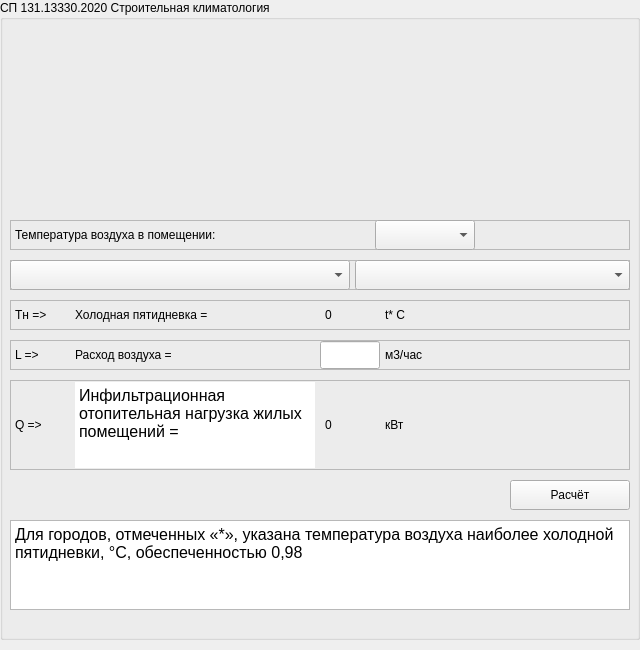
<?xml version="1.0" encoding="UTF-8"?>
<ui version="4.0">
 <class>MainWindow</class>
 <widget class="QMainWindow" name="MainWindow">
  <property name="geometry">
   <rect>
    <x>0</x>
    <y>0</y>
    <width>640</width>
    <height>650</height>
   </rect>
  </property>
  <property name="sizePolicy">
   <sizepolicy hsizetype="Preferred" vsizetype="Preferred">
    <horstretch>0</horstretch>
    <verstretch>0</verstretch>
   </sizepolicy>
  </property>
  <property name="minimumSize">
   <size>
    <width>640</width>
    <height>650</height>
   </size>
  </property>
  <property name="maximumSize">
   <size>
    <width>640</width>
    <height>650</height>
   </size>
  </property>
  <property name="windowTitle">
   <string>Инфильтрационная отопительная нагрузка</string>
  </property>
  <property name="windowIcon">
   <iconset>
    <normaloff>src/Icon.png</normaloff>src/Icon.png</iconset>
  </property>
  <widget class="QWidget" name="centralwidget">
   <widget class="QGroupBox" name="groupBox">
    <property name="geometry">
     <rect>
      <x>0</x>
      <y>0</y>
      <width>640</width>
      <height>640</height>
     </rect>
    </property>
    <property name="title">
     <string>СП 131.13330.2020 Строительная климатология</string>
    </property>
    <property name="flat">
     <bool>false</bool>
    </property>
    <widget class="QLabel" name="label">
     <property name="geometry">
      <rect>
       <x>10</x>
       <y>30</y>
       <width>620</width>
       <height>180</height>
      </rect>
     </property>
     <property name="text">
      <string/>
     </property>
     <property name="pixmap">
      <pixmap>src/1.png</pixmap>
     </property>
     <property name="scaledContents">
      <bool>true</bool>
     </property>
    </widget>
    <widget class="QFrame" name="frame">
     <property name="geometry">
      <rect>
       <x>10</x>
       <y>300</y>
       <width>620</width>
       <height>30</height>
      </rect>
     </property>
     <property name="frameShape">
      <enum>QFrame::StyledPanel</enum>
     </property>
     <property name="frameShadow">
      <enum>QFrame::Plain</enum>
     </property>
     <widget class="QLabel" name="label_3">
      <property name="geometry">
       <rect>
        <x>5</x>
        <y>0</y>
        <width>60</width>
        <height>30</height>
       </rect>
      </property>
      <property name="text">
       <string>Tн =&gt;</string>
      </property>
     </widget>
     <widget class="QLabel" name="label_4">
      <property name="geometry">
       <rect>
        <x>65</x>
        <y>0</y>
        <width>240</width>
        <height>30</height>
       </rect>
      </property>
      <property name="text">
       <string>Холодная пятидневка =</string>
      </property>
     </widget>
     <widget class="QLabel" name="label_5">
      <property name="geometry">
       <rect>
        <x>375</x>
        <y>0</y>
        <width>50</width>
        <height>30</height>
       </rect>
      </property>
      <property name="text">
       <string>t* C</string>
      </property>
     </widget>
     <widget class="QLabel" name="label_6">
      <property name="geometry">
       <rect>
        <x>315</x>
        <y>0</y>
        <width>50</width>
        <height>30</height>
       </rect>
      </property>
      <property name="text">
       <string>0</string>
      </property>
     </widget>
    </widget>
    <widget class="QFrame" name="frame_2">
     <property name="geometry">
      <rect>
       <x>10</x>
       <y>220</y>
       <width>620</width>
       <height>30</height>
      </rect>
     </property>
     <property name="frameShape">
      <enum>QFrame::StyledPanel</enum>
     </property>
     <property name="frameShadow">
      <enum>QFrame::Plain</enum>
     </property>
     <widget class="QComboBox" name="comboBox">
      <property name="geometry">
       <rect>
        <x>365</x>
        <y>0</y>
        <width>100</width>
        <height>30</height>
       </rect>
      </property>
      <property name="editable">
       <bool>false</bool>
      </property>
      <property name="maxVisibleItems">
       <number>10</number>
      </property>
     </widget>
     <widget class="QLabel" name="label_2">
      <property name="geometry">
       <rect>
        <x>5</x>
        <y>0</y>
        <width>360</width>
        <height>30</height>
       </rect>
      </property>
      <property name="sizePolicy">
       <sizepolicy hsizetype="Preferred" vsizetype="Preferred">
        <horstretch>0</horstretch>
        <verstretch>0</verstretch>
       </sizepolicy>
      </property>
      <property name="text">
       <string>Температура воздуха в помещении:</string>
      </property>
     </widget>
    </widget>
    <widget class="QFrame" name="frame_3">
     <property name="geometry">
      <rect>
       <x>10</x>
       <y>340</y>
       <width>620</width>
       <height>30</height>
      </rect>
     </property>
     <property name="frameShape">
      <enum>QFrame::StyledPanel</enum>
     </property>
     <property name="frameShadow">
      <enum>QFrame::Plain</enum>
     </property>
     <widget class="QLabel" name="label_11">
      <property name="geometry">
       <rect>
        <x>5</x>
        <y>0</y>
        <width>60</width>
        <height>30</height>
       </rect>
      </property>
      <property name="text">
       <string>L =&gt;</string>
      </property>
     </widget>
     <widget class="QLabel" name="label_12">
      <property name="geometry">
       <rect>
        <x>65</x>
        <y>0</y>
        <width>240</width>
        <height>30</height>
       </rect>
      </property>
      <property name="text">
       <string>Расход воздуха =</string>
      </property>
     </widget>
     <widget class="QLabel" name="label_13">
      <property name="geometry">
       <rect>
        <x>375</x>
        <y>0</y>
        <width>70</width>
        <height>30</height>
       </rect>
      </property>
      <property name="text">
       <string>м3/час</string>
      </property>
     </widget>
     <widget class="QLineEdit" name="lineEdit">
      <property name="geometry">
       <rect>
        <x>310</x>
        <y>1</y>
        <width>60</width>
        <height>28</height>
       </rect>
      </property>
      <property name="frame">
       <bool>true</bool>
      </property>
     </widget>
    </widget>
    <widget class="QFrame" name="frame_4">
     <property name="geometry">
      <rect>
       <x>10</x>
       <y>380</y>
       <width>620</width>
       <height>90</height>
      </rect>
     </property>
     <property name="frameShape">
      <enum>QFrame::StyledPanel</enum>
     </property>
     <property name="frameShadow">
      <enum>QFrame::Plain</enum>
     </property>
     <widget class="QLabel" name="label_15">
      <property name="geometry">
       <rect>
        <x>5</x>
        <y>30</y>
        <width>60</width>
        <height>30</height>
       </rect>
      </property>
      <property name="text">
       <string>Q =&gt;</string>
      </property>
     </widget>
     <widget class="QLabel" name="label_17">
      <property name="geometry">
       <rect>
        <x>375</x>
        <y>30</y>
        <width>50</width>
        <height>30</height>
       </rect>
      </property>
      <property name="text">
       <string>кВт</string>
      </property>
     </widget>
     <widget class="QLabel" name="label_18">
      <property name="geometry">
       <rect>
        <x>315</x>
        <y>30</y>
        <width>50</width>
        <height>30</height>
       </rect>
      </property>
      <property name="text">
       <string>0</string>
      </property>
     </widget>
     <widget class="QTextBrowser" name="textBrowser">
      <property name="geometry">
       <rect>
        <x>65</x>
        <y>2</y>
        <width>240</width>
        <height>86</height>
       </rect>
      </property>
      <property name="mouseTracking">
       <bool>false</bool>
      </property>
      <property name="focusPolicy">
       <enum>Qt::NoFocus</enum>
      </property>
      <property name="acceptDrops">
       <bool>false</bool>
      </property>
      <property name="autoFillBackground">
       <bool>false</bool>
      </property>
      <property name="frameShape">
       <enum>QFrame::NoFrame</enum>
      </property>
      <property name="frameShadow">
       <enum>QFrame::Plain</enum>
      </property>
      <property name="lineWidth">
       <number>0</number>
      </property>
      <property name="verticalScrollBarPolicy">
       <enum>Qt::ScrollBarAlwaysOff</enum>
      </property>
      <property name="horizontalScrollBarPolicy">
       <enum>Qt::ScrollBarAlwaysOff</enum>
      </property>
      <property name="sizeAdjustPolicy">
       <enum>QAbstractScrollArea::AdjustToContents</enum>
      </property>
      <property name="html">
       <string>&lt;!DOCTYPE HTML PUBLIC &quot;-//W3C//DTD HTML 4.0//EN&quot; &quot;http://www.w3.org/TR/REC-html40/strict.dtd&quot;&gt;
&lt;html&gt;&lt;head&gt;&lt;meta name=&quot;qrichtext&quot; content=&quot;1&quot; /&gt;&lt;meta charset=&quot;utf-8&quot; /&gt;&lt;style type=&quot;text/css&quot;&gt;
p, li { white-space: pre-wrap; }
hr { height: 1px; border-width: 0; }
li.unchecked::marker { content: &quot;\2610&quot;; }
li.checked::marker { content: &quot;\2612&quot;; }
&lt;/style&gt;&lt;/head&gt;&lt;body style=&quot; font-family:'Segoe UI'; font-size:9pt; font-weight:400; font-style:normal;&quot;&gt;
&lt;p style=&quot; margin-top:0px; margin-bottom:0px; margin-left:0px; margin-right:0px; -qt-block-indent:0; text-indent:0px;&quot;&gt;&lt;span style=&quot; font-family:'Ubuntu'; font-size:12pt;&quot;&gt;Инфильтрационная отопительная нагрузка жилых помещений =&lt;/span&gt;&lt;/p&gt;&lt;/body&gt;&lt;/html&gt;</string>
      </property>
      <property name="acceptRichText">
       <bool>true</bool>
      </property>
      <property name="textInteractionFlags">
       <set>Qt::NoTextInteraction</set>
      </property>
      <property name="openLinks">
       <bool>false</bool>
      </property>
     </widget>
    </widget>
    <widget class="QPushButton" name="pushButton">
     <property name="geometry">
      <rect>
       <x>510</x>
       <y>480</y>
       <width>120</width>
       <height>30</height>
      </rect>
     </property>
     <property name="text">
      <string>Расчёт</string>
     </property>
     <property name="icon">
      <iconset theme="emblem-default">
       <normaloff>.</normaloff>.</iconset>
     </property>
    </widget>
    <widget class="QFrame" name="frame_5">
     <property name="geometry">
      <rect>
       <x>10</x>
       <y>260</y>
       <width>620</width>
       <height>30</height>
      </rect>
     </property>
     <property name="frameShape">
      <enum>QFrame::StyledPanel</enum>
     </property>
     <property name="frameShadow">
      <enum>QFrame::Raised</enum>
     </property>
     <widget class="QComboBox" name="comboBox_2">
      <property name="geometry">
       <rect>
        <x>0</x>
        <y>0</y>
        <width>340</width>
        <height>30</height>
       </rect>
      </property>
      <property name="editable">
       <bool>false</bool>
      </property>
      <property name="currentText">
       <string/>
      </property>
     </widget>
     <widget class="QComboBox" name="comboBox_3">
      <property name="geometry">
       <rect>
        <x>345</x>
        <y>0</y>
        <width>275</width>
        <height>30</height>
       </rect>
      </property>
      <property name="editable">
       <bool>false</bool>
      </property>
      <property name="currentText">
       <string/>
      </property>
      <property name="maxVisibleItems">
       <number>10</number>
      </property>
     </widget>
    </widget>
    <widget class="QTextBrowser" name="textBrowser_2">
     <property name="geometry">
      <rect>
       <x>10</x>
       <y>520</y>
       <width>620</width>
       <height>90</height>
      </rect>
     </property>
     <property name="html">
      <string>&lt;!DOCTYPE HTML PUBLIC &quot;-//W3C//DTD HTML 4.0//EN&quot; &quot;http://www.w3.org/TR/REC-html40/strict.dtd&quot;&gt;
&lt;html&gt;&lt;head&gt;&lt;meta name=&quot;qrichtext&quot; content=&quot;1&quot; /&gt;&lt;meta charset=&quot;utf-8&quot; /&gt;&lt;style type=&quot;text/css&quot;&gt;
p, li { white-space: pre-wrap; }
hr { height: 1px; border-width: 0; }
li.unchecked::marker { content: &quot;\2610&quot;; }
li.checked::marker { content: &quot;\2612&quot;; }
&lt;/style&gt;&lt;/head&gt;&lt;body style=&quot; font-family:'Segoe UI'; font-size:9pt; font-weight:400; font-style:normal;&quot;&gt;
&lt;p style=&quot; margin-top:0px; margin-bottom:0px; margin-left:0px; margin-right:0px; -qt-block-indent:0; text-indent:0px;&quot;&gt;&lt;span style=&quot; font-family:'Ubuntu'; font-size:12pt;&quot;&gt;Для городов, отмеченных «*», указана температура воздуха наиболее холодной пятидневки, °С, обеспеченностью 0,98&lt;/span&gt;&lt;/p&gt;&lt;/body&gt;&lt;/html&gt;</string>
     </property>
     <property name="textInteractionFlags">
      <set>Qt::NoTextInteraction</set>
     </property>
     <property name="openLinks">
      <bool>false</bool>
     </property>
    </widget>
   </widget>
  </widget>
  <widget class="QMenuBar" name="menubar">
   <property name="geometry">
    <rect>
     <x>0</x>
     <y>0</y>
     <width>640</width>
     <height>22</height>
    </rect>
   </property>
  </widget>
 </widget>
 <resources/>
 <connections/>
</ui>
